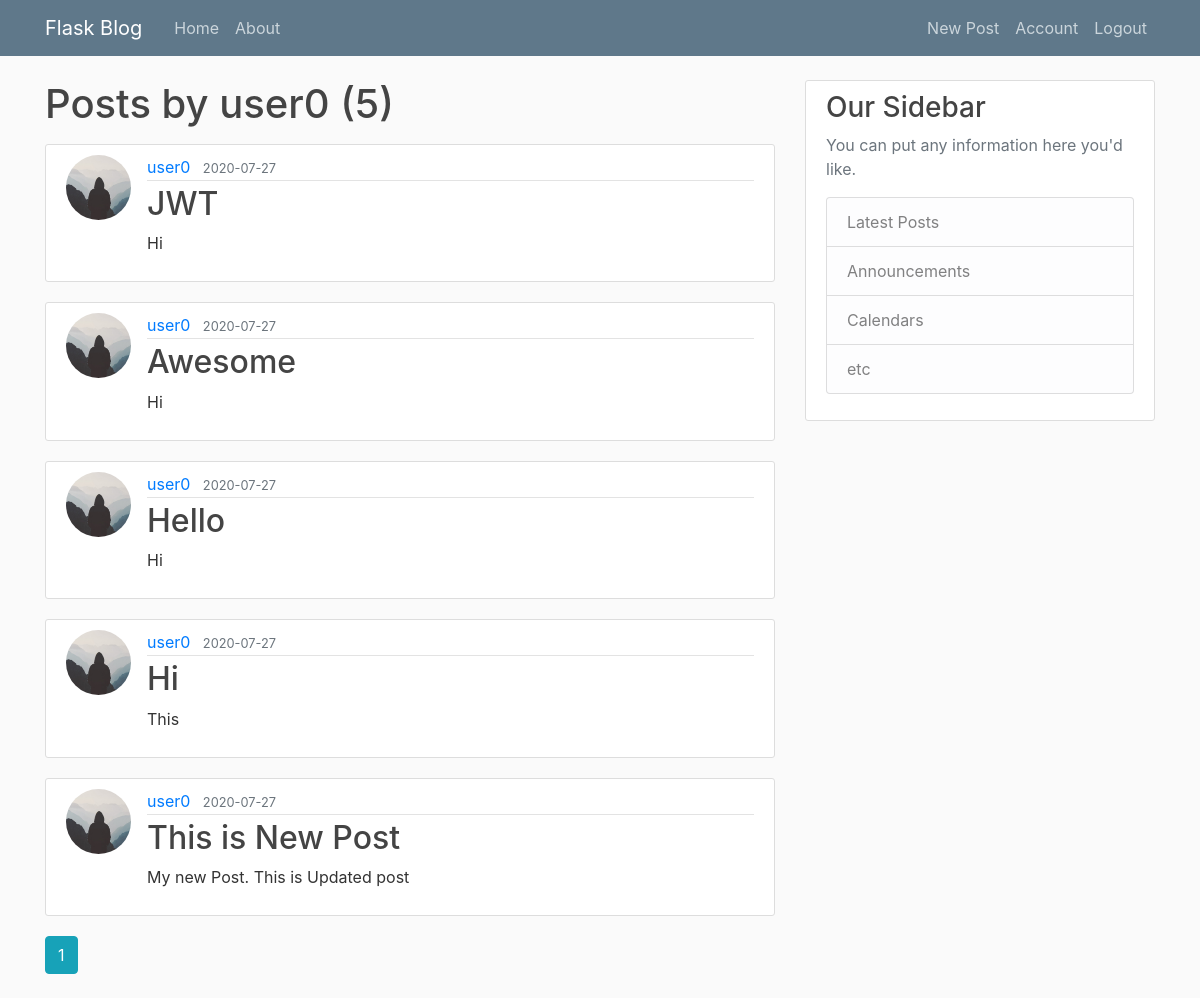
The page /user/user0 (signed in) on the database its author committed.
### flaskblog/models.py (models this page shows, shortened)
class User(db.Model, UserMixin):
    id = db.Column(db.Integer, primary_key=True, nullable=False)
    username = db.Column(db.String(20), unique=True, nullable=False)
    email = db.Column(db.String(120), unique=True, nullable=False)
    image_file = db.Column(db.String(20), nullable=False, default='default.jpg')
    password = db.Column(db.String(60), nullable=False)
    posts = db.relationship('Post', backref='author', lazy=True)

class Post(db.Model):
    id = db.Column(db.Integer, primary_key=True, nullable=False)
    title = db.Column(db.String(100), nullable=False)
    date_posted = db.Column(db.DateTime, nullable=False, default=datetime.utcnow)
    content = db.Column(db.Text, nullable=False)
    user_id = db.Column(db.Integer, db.ForeignKey('user.id'), nullable=False)

### flaskblog/users/routes.py (the view)
@users.route("/user/<string:username>")
def user_posts(username):
    page = request.args.get('page', 1, type=int)
    user = User.query.filter_by(username=username).first_or_404()
    posts = Post.query.filter_by(author=user)\
        .order_by(Post.date_posted.desc())\
        .paginate(page=page, per_page=5)
    return render_template("user_posts.html", posts=posts, user=user)

### flaskblog/models.py (called while the page is built)
@login_manager.user_loader
def load_user(user_id):
    return User.query.get(int(user_id))

### flaskblog/templates/user_posts.html
{% extends "layout.html" %}
{% block content %}
    <h1 class="mb-3">Posts by {{ user.username }} ({{ posts.total }})</h1>
    {% for post in posts.items %}
        <article class="media content-section">
            <img src="{{ url_for('static', filename='profile_pics/' + post.author.image_file) }}" class="rounded-circle article-img" alt="">
            <div class="media-body">
            <div class="article-metadata">
                <a class="mr-2" href="{{ url_for('users.user_posts', username=post.author.username) }}">{{ post.author.username }}</a>
                <small class="text-muted">{{ post.date_posted.strftime('%Y-%m-%d') }}</small>
            </div>
            <h2><a class="article-title" href="{{ url_for('posts.post', post_id=post.id) }}">{{ post.title }}</a></h2>
            <p class="article-content">{{ post.content }}</p>
            </div>
        </article>
    {% endfor %}
    {% for page_num in posts.iter_pages(left_edge=1, right_edge=1, left_current=1, right_current=2) %}
        {% if page_num %}
            {% if posts.page == page_num %}
                <a class="btn btn-info mb-4" href="{{ url_for('users.user_posts', username=user.username, page=page_num) }}">{{ page_num }}</a>
            {% else %}
                <a class="btn btn-outline-info mb-4" href="{{ url_for('users.user_posts', username=user.username, page=page_num) }}">{{ page_num }}</a>
            {% endif %}
        {% else %}
            ...
        {% endif %}
    {% endfor %}
{% endblock content %}

### flaskblog/static/main.css (style rules this page uses)
body { background: #fafafa; color: #333333; margin-top: 5rem; }
h1, h2, h3, h4, h5, h6 { color: #444444; }
.content-section { background: #ffffff; padding: 10px 20px; border: 1px solid #dddddd; border-radius: 3px; margin-bottom: 20px; }
.article-title { color: #444444; }
.article-content { white-space: pre-line; }
.article-img { height: 65px; width: 65px; margin-right: 16px; }
.article-metadata { padding-bottom: 1px; margin-bottom: 4px; border-bottom: 1px solid #e3e3e3 }

### rows shown on the page
User: username "user0"
Post: image_file (placeholder picture), author.username "user0", date_posted "2020-07-27", title "JWT", content "Hi"
Post: image_file (placeholder picture), author.username "user0", date_posted "2020-07-27", title "Awesome", content "Hi"
Post: image_file (placeholder picture), author.username "user0", date_posted "2020-07-27", title "Hello", content "Hi"
Post: image_file (placeholder picture), author.username "user0", date_posted "2020-07-27", title "Hi", content "This"
Post: image_file (placeholder picture), author.username "user0", date_posted "2020-07-27", title "This is New Post", content "My new Post. This is Updated post"

### other values the page prints
{{ posts.total }} "5"
{{ page_num }} "1"
